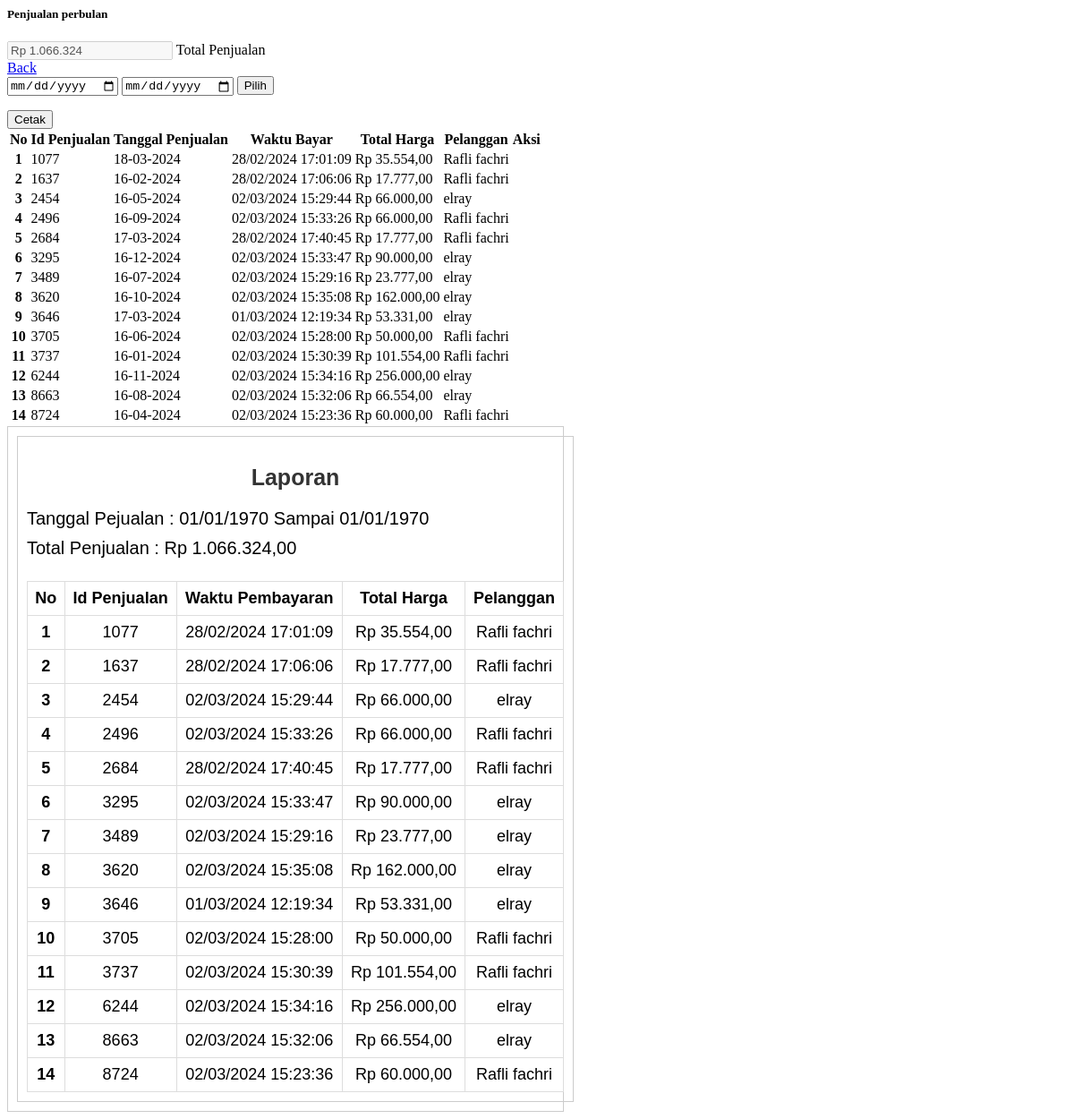
The app's page /kasir/perbulan.php with its own data.
### tables this page shows
CREATE TABLE `tb_penjualan` (
  `id_penjualan` int(11) NOT NULL,
  `tanggal_penjualan` date NOT NULL DEFAULT current_timestamp(),
  `total_harga` decimal(10,2) NOT NULL,
  `pelanggan_id` int(11) NOT NULL
);

CREATE TABLE `tb_bayar` (
  `id_bayar` bigint(20) NOT NULL,
  `nominal_uang` bigint(20) NOT NULL,
  `total_bayar` bigint(20) NOT NULL,
  `waktu_bayar` timestamp NOT NULL DEFAULT current_timestamp()
);

CREATE TABLE `tb_pelanggan` (
  `id_pelanggan` int(11) NOT NULL,
  `nama_pelanggan` varchar(255) NOT NULL,
  `alamat` varchar(255) NOT NULL,
  `no_telepon` varchar(15) NOT NULL
);

### kasir/perbulan.php (the view, shortened to what this page needs)
<?php
include "proses/connect.php";
if(isset($_POST['pilih'])){
    $mulai = mysqli_real_escape_string($conn, $_POST['mulai']);
    $selesai = mysqli_real_escape_string($conn, $_POST['selesai']);
    $query = mysqli_query($conn, "SELECT *, SUM(harga*jumlah_produk) AS harganya FROM tb_penjualan
    LEFT JOIN tb_pelanggan ON tb_pelanggan.id_pelanggan = tb_penjualan.pelanggan_id
    LEFT JOIN tb_detailpjl ON tb_detailpjl.penjualan_id = tb_penjualan.id_penjualan
    LEFT JOIN tb_produk ON tb_produk.id_produk = tb_detailpjl.produk_id
    JOIN tb_bayar ON tb_bayar.id_bayar = tb_penjualan.id_penjualan WHERE tanggal_penjualan BETWEEN '$mulai' AND '$selesai' GROUP BY id_penjualan ORDER BY tanggal_penjualan ASC");
} else {
$query = mysqli_query($conn, "SELECT *, SUM(harga*jumlah_produk) AS harganya FROM tb_penjualan
LEFT JOIN tb_pelanggan ON tb_pelanggan.id_pelanggan = tb_penjualan.pelanggan_id
LEFT JOIN tb_detailpjl ON tb_detailpjl.penjualan_id = tb_penjualan.id_penjualan
LEFT JOIN tb_produk ON tb_produk.id_produk = tb_detailpjl.produk_id
JOIN tb_bayar ON tb_bayar.id_bayar = tb_penjualan.id_penjualan
GROUP BY id_penjualan ORDER BY id_bayar ASC");
}
while ($record = mysqli_fetch_array($query)) {
    $result[] = $record;
}
?>
<div class="content px-3 py-2">
    <div class="card">
        <h5 class="card-header">Penjualan perbulan</h5>
        <div class="card-body">
            <?php
            $total= 0;
            if(empty($result)){
                echo "";
            } else {
            foreach( $result as $row) {
                $total+=$row["harganya"];
            }
        }
             ?>
        <div class="row">
            <div class="col-lg-3">
             <div class="form-floating mb-3">
             <input type="text" class="form-control" id="floatingInput" required value="<?php echo 'Rp ', number_format($total, 0, ',', '.')   ?>" disabled>
             <label for="floatingInput">Total Penjualan</label>
           </div>
       </div>
       <div class="col-lg-1">
        <a href="datapjl" class="btn btn-dark border-light">Back</a>
       </div>
       <div class="col-lg-6">
    <form method="POST" class="d-flex">
        <input type="date" class="form-control me-2" name="mulai">
        <input type="date" class="form-control me-2" name="selesai">
        <button class="btn btn-primary" type="submit" name="pilih">Pilih</button>
       </form>
    </div>
    <div class="col-lg-2">
    <button onclick="printStruk()" class="<?php echo (!isset($_POST['pilih'])) ? 'btn btn-secondary disabled' : 'btn btn-primary' ; ?>">Cetak</button>
    </div>
      </div>
            <?php
            if (empty($result)) {
            echo "tidak ada penjuaan di bulan ini";
            } else {
            ?>
             <div class="table-responsive">
            <table class="table table-hover">
                <thead>
                    <tr >
                        <th scope="col">No</th>
                        <th scope="col">Id Penjualan</th>
                        <th scope="col">Tanggal Penjualan</th>
                        <th scope="col">Waktu Bayar</th>
                        <th scope="col">Total Harga</th>
                        <th scope="col">Pelanggan</th>
                        <th scope="col">Aksi</th>
                    </tr>
                </thead>
                <tbody>
                    <?php
                    $no = 1;
                    foreach ($result as $row) {
                        ?>
                        <tr>
                            <th scope="row">
                                <?php echo $no++ ?>
                            </th>
                            <td>
                                <?php echo $row['id_penjualan'] ?>
                            </td>
                            <td>
                                <?php echo date('d-m-Y',strtotime($row['tanggal_penjualan'])) ?>
                            </td>
                            <td>
                                <?php echo date('d/m/Y H:i:s', strtotime($row['waktu_bayar'])) ?>
                            </td>
                            <td>
                                <?php echo 'Rp ', number_format($row['harganya'], 2, ',', '.')  ?>
                            </td>
                            <td>
                                <?php echo $row['nama_pelanggan'] ?>
                            </td>
                           <td class="d-flex">
                            </td>
                        </tr>
                    <?php } ?>
                </tbody>
            </table>
             </div>
            <?php } ?>
        </div>
    </div>
</div>
<div id="Struk" class="d-none">
  <div id="struk">
  <h2>Laporan</h2>
  <p>Tanggal Pejualan : <?php echo date('d/m/Y', strtotime($mulai))?> Sampai <?php echo date('d/m/Y', strtotime($selesai))?></p>
  <p>Total Penjualan : <?php echo 'Rp ', number_format($total, 2,',','.') ?></p>
  <table class="table table-responsive num-rows" >
  <thead>
                    <tr>
                        <th scope="col">No</th>
                        <th scope="col">Id Penjualan</th>
                        <th scope="col">Waktu Pembayaran</th>
                        <th scope="col">Total Harga</th>
                        <th scope="col">Pelanggan</th>
                    </tr>
                </thead>
                <tbody>
                    <?php
                    $no = 1;
                    foreach ($result as $row) {
                        ?>
                        <tr>
                            <th scope="row">
                                <?php echo $no++ ?>
                            </th>
                            <td>
                                <?php echo $row['id_penjualan'] ?>
                            </td>
                            <td>
                                <?php echo date('d/m/Y H:i:s', strtotime($row['waktu_bayar'])) ?>
                            </td>
                            <td>
                                <?php echo 'Rp ', number_format($row['harganya'], 2, ',', '.') ?>
                            </td>
                            <td>
                                <?php echo $row['nama_pelanggan'] ?>
                            </td>
                        </tr>
                    <?php
                    }
                    ?>
                </tbody>
  </table>
  </div>
</div>

### kasir/perbulan.php (style rules this page uses)
#struk { font-family: Arial, sans-serif; font-size: 20px; max-width: 100%; border: 1px solid #ccc; padding: 10px; width: 600px; }
#struk h2 { font-size: 25px; text-align: center; color: #333; margin-bottom: 20px; }
#struk p { margin: 10px 0; }
#struk table { text-align: center; font-size: 18px; border-collapse: collapse; margin-top: 25px; width: 100%; }
#struk th, #struk td { border: 1px solid #ddd; padding: 8px; }

### records on screen
tb_penjualan: id_penjualan "1077", tanggal_penjualan "18-03-2024", tb_bayar.waktu_bayar "28/02/2024 17:01:09", harganya "35.554,00", pelanggan.nama_pelanggan "Rafli fachri"
tb_penjualan: id_penjualan "1637", tanggal_penjualan "16-02-2024", tb_bayar.waktu_bayar "28/02/2024 17:06:06", harganya "17.777,00", pelanggan.nama_pelanggan "Rafli fachri"
tb_penjualan: id_penjualan "2454", tanggal_penjualan "16-05-2024", tb_bayar.waktu_bayar "02/03/2024 15:29:44", harganya "66.000,00", pelanggan.nama_pelanggan "elray"
tb_penjualan: id_penjualan "2496", tanggal_penjualan "16-09-2024", tb_bayar.waktu_bayar "02/03/2024 15:33:26", harganya "66.000,00", pelanggan.nama_pelanggan "Rafli fachri"
tb_penjualan: id_penjualan "2684", tanggal_penjualan "17-03-2024", tb_bayar.waktu_bayar "28/02/2024 17:40:45", harganya "17.777,00", pelanggan.nama_pelanggan "Rafli fachri"
tb_penjualan: id_penjualan "3295", tanggal_penjualan "16-12-2024", tb_bayar.waktu_bayar "02/03/2024 15:33:47", harganya "90.000,00", pelanggan.nama_pelanggan "elray"
tb_penjualan: id_penjualan "3489", tanggal_penjualan "16-07-2024", tb_bayar.waktu_bayar "02/03/2024 15:29:16", harganya "23.777,00", pelanggan.nama_pelanggan "elray"
tb_penjualan: id_penjualan "3620", tanggal_penjualan "16-10-2024", tb_bayar.waktu_bayar "02/03/2024 15:35:08", harganya "162.000,00", pelanggan.nama_pelanggan "elray"
tb_penjualan: id_penjualan "3646", tanggal_penjualan "17-03-2024", tb_bayar.waktu_bayar "01/03/2024 12:19:34", harganya "53.331,00", pelanggan.nama_pelanggan "elray"
tb_penjualan: id_penjualan "3705", tanggal_penjualan "16-06-2024", tb_bayar.waktu_bayar "02/03/2024 15:28:00", harganya "50.000,00", pelanggan.nama_pelanggan "Rafli fachri"
tb_penjualan: id_penjualan "3737", tanggal_penjualan "16-01-2024", tb_bayar.waktu_bayar "02/03/2024 15:30:39", harganya "101.554,00", pelanggan.nama_pelanggan "Rafli fachri"
tb_penjualan: id_penjualan "6244", tanggal_penjualan "16-11-2024", tb_bayar.waktu_bayar "02/03/2024 15:34:16", harganya "256.000,00", pelanggan.nama_pelanggan "elray"
tb_penjualan: id_penjualan "8663", tanggal_penjualan "16-08-2024", tb_bayar.waktu_bayar "02/03/2024 15:32:06", harganya "66.554,00", pelanggan.nama_pelanggan "elray"
tb_penjualan: id_penjualan "8724", tanggal_penjualan "16-04-2024", tb_bayar.waktu_bayar "02/03/2024 15:23:36", harganya "60.000,00", pelanggan.nama_pelanggan "Rafli fachri"

### other values on screen
date('d/m/Y', strtotime($mulai)) "01/01/1970"
date('d/m/Y', strtotime($selesai)) "01/01/1970"
$total "1.066.324,00"
